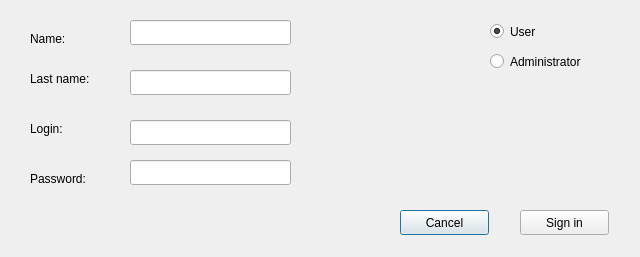
<?xml version="1.0" encoding="UTF-8"?>
<ui version="4.0">
 <class>DialogRegister</class>
 <widget class="QDialog" name="DialogRegister">
  <property name="geometry">
   <rect>
    <x>0</x>
    <y>0</y>
    <width>640</width>
    <height>257</height>
   </rect>
  </property>
  <property name="windowTitle">
   <string>Dialog</string>
  </property>
  <widget class="QPushButton" name="button_cancel">
   <property name="geometry">
    <rect>
     <x>400</x>
     <y>210</y>
     <width>89</width>
     <height>25</height>
    </rect>
   </property>
   <property name="text">
    <string>Cancel</string>
   </property>
  </widget>
  <widget class="QPushButton" name="button_signin">
   <property name="geometry">
    <rect>
     <x>520</x>
     <y>210</y>
     <width>89</width>
     <height>25</height>
    </rect>
   </property>
   <property name="text">
    <string>Sign in</string>
   </property>
  </widget>
  <widget class="QLabel" name="label_name">
   <property name="geometry">
    <rect>
     <x>30</x>
     <y>30</y>
     <width>101</width>
     <height>17</height>
    </rect>
   </property>
   <property name="text">
    <string>Name:</string>
   </property>
  </widget>
  <widget class="QLabel" name="label_lastname">
   <property name="geometry">
    <rect>
     <x>30</x>
     <y>70</y>
     <width>101</width>
     <height>17</height>
    </rect>
   </property>
   <property name="text">
    <string>Last name:</string>
   </property>
  </widget>
  <widget class="QLabel" name="label_login">
   <property name="geometry">
    <rect>
     <x>30</x>
     <y>120</y>
     <width>101</width>
     <height>17</height>
    </rect>
   </property>
   <property name="text">
    <string>Login:</string>
   </property>
  </widget>
  <widget class="QLabel" name="label_password">
   <property name="geometry">
    <rect>
     <x>30</x>
     <y>170</y>
     <width>101</width>
     <height>17</height>
    </rect>
   </property>
   <property name="text">
    <string>Password:</string>
   </property>
  </widget>
  <widget class="QLineEdit" name="lineEdit_name">
   <property name="geometry">
    <rect>
     <x>130</x>
     <y>20</y>
     <width>161</width>
     <height>25</height>
    </rect>
   </property>
  </widget>
  <widget class="QLineEdit" name="lineEdit_lastname">
   <property name="geometry">
    <rect>
     <x>130</x>
     <y>70</y>
     <width>161</width>
     <height>25</height>
    </rect>
   </property>
  </widget>
  <widget class="QLineEdit" name="lineEdit_login">
   <property name="geometry">
    <rect>
     <x>130</x>
     <y>120</y>
     <width>161</width>
     <height>25</height>
    </rect>
   </property>
  </widget>
  <widget class="QLineEdit" name="lineEdit_password">
   <property name="geometry">
    <rect>
     <x>130</x>
     <y>160</y>
     <width>161</width>
     <height>25</height>
    </rect>
   </property>
   <property name="echoMode">
    <enum>QLineEdit::Password</enum>
   </property>
  </widget>
  <widget class="QRadioButton" name="radio_user">
   <property name="geometry">
    <rect>
     <x>490</x>
     <y>20</y>
     <width>131</width>
     <height>23</height>
    </rect>
   </property>
   <property name="text">
    <string>User</string>
   </property>
   <property name="checked">
    <bool>true</bool>
   </property>
  </widget>
  <widget class="QRadioButton" name="radio_admin">
   <property name="geometry">
    <rect>
     <x>490</x>
     <y>50</y>
     <width>141</width>
     <height>23</height>
    </rect>
   </property>
   <property name="text">
    <string>Administrator</string>
   </property>
  </widget>
 </widget>
 <resources/>
 <connections/>
</ui>
